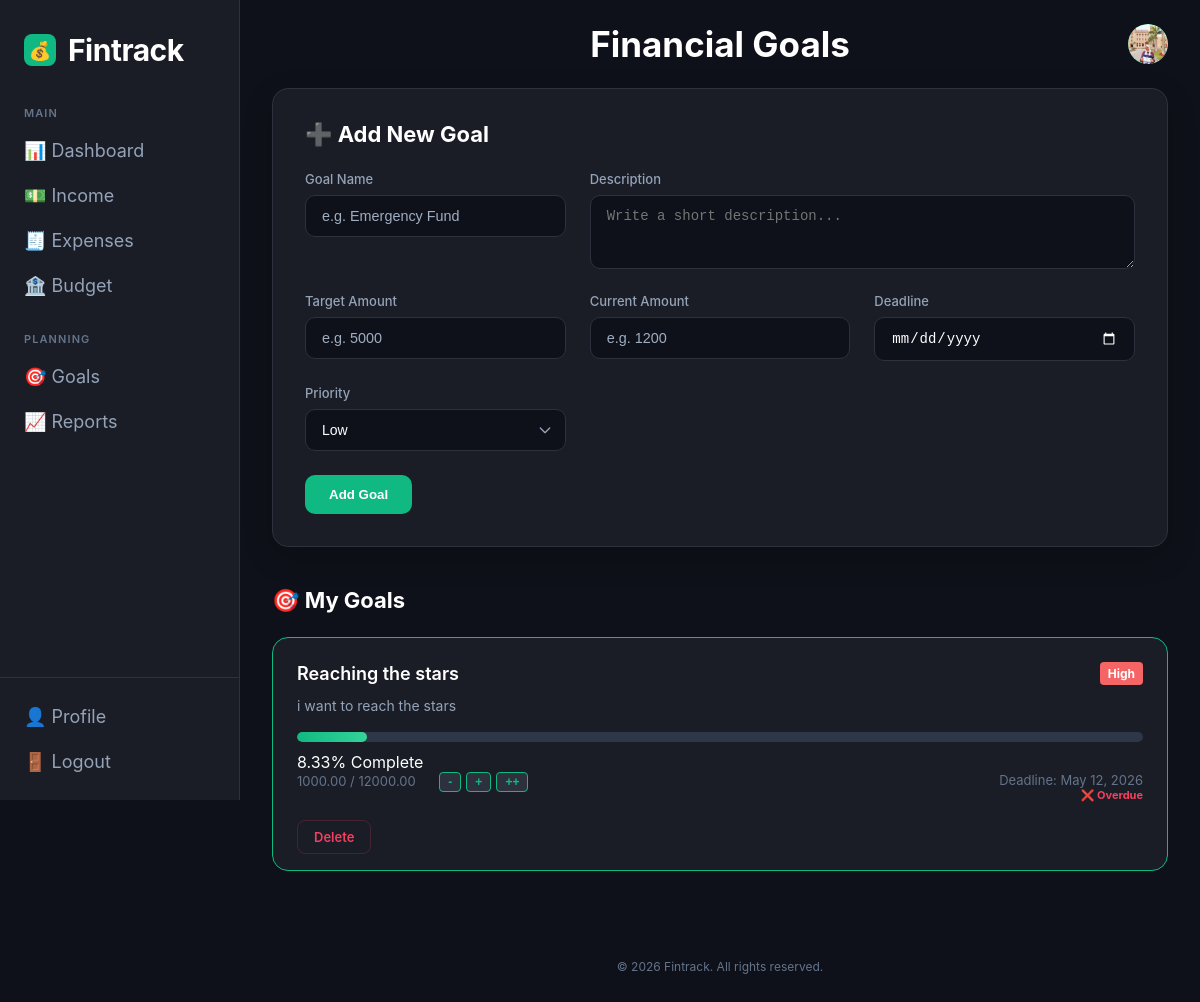
Page /goals/ (signed in) on the earlier database version.
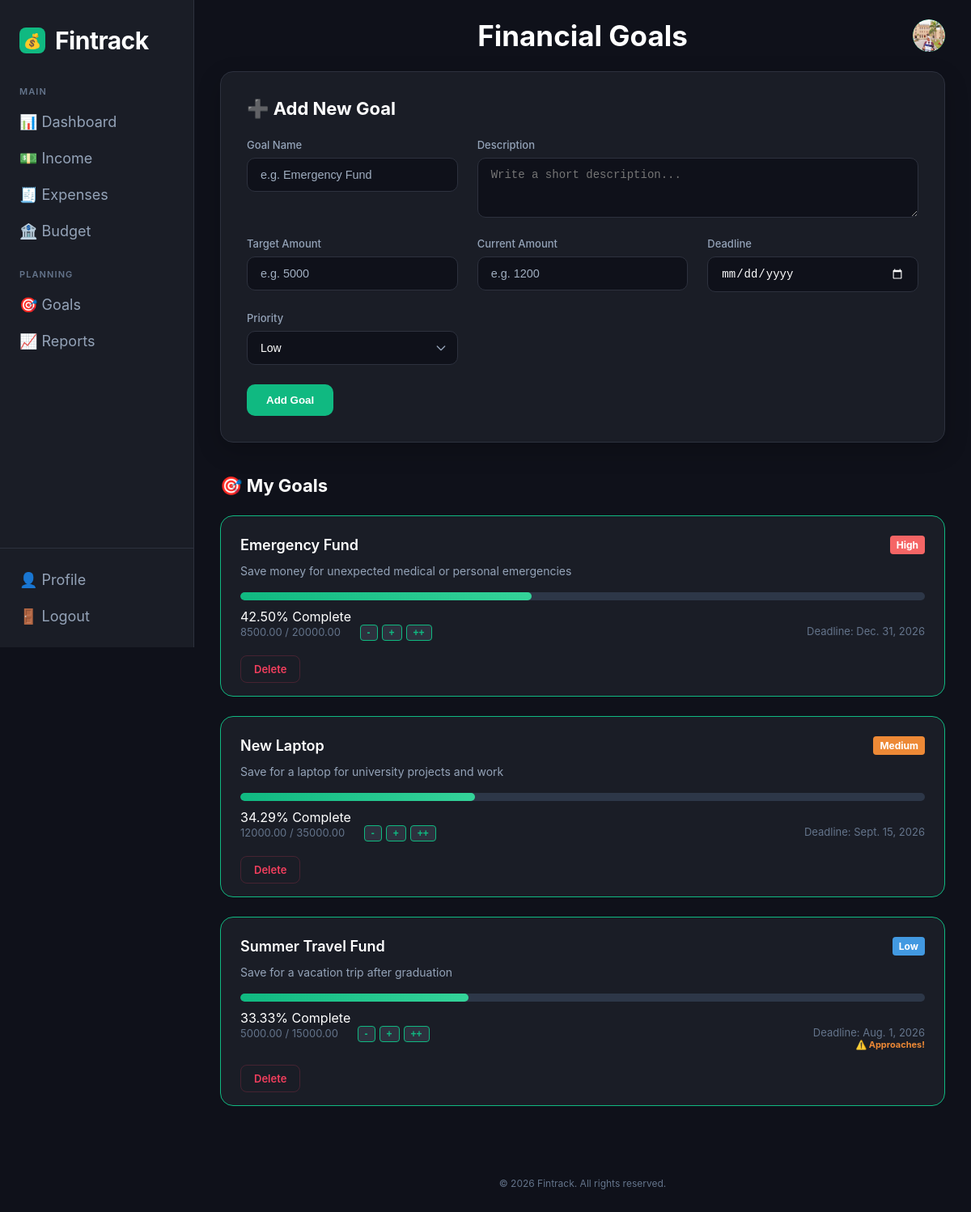
Same page on the later database version.
### users/models.py (models this page shows, shortened)
class User(AbstractUser):
    total_balance = models.FloatField(default=0.0)
    job_title     = models.CharField(max_length=100, blank=True, default="")
    phone_number  = models.CharField(max_length=20,  blank=True, default="")
    country       = models.CharField(max_length=100, blank=True, default="")
    city          = models.CharField(max_length=100, blank=True, default="")
    avatar = models.ImageField(upload_to='avatars/', blank=True, null=True)

### goals/models.py (models this page shows)
class Goal(models.Model):
    user = models.ForeignKey(settings.AUTH_USER_MODEL, on_delete=models.CASCADE, null=True)
    goalTitle=models.CharField(max_length=100)
    goalAmount=models.DecimalField(max_digits=10,decimal_places=2)
    currentAmount=models.DecimalField(max_digits=10,decimal_places=2,default=0)
    goalDeadline=models.DateField()
    goalDescription=models.TextField(blank=True)
    PRIORITY_CHOICES = [
        ('low', 'Low'),
        ('medium', 'Medium'),
        ('high', 'High'),
    ]
    goalPriority=models.CharField(max_length=10, choices=PRIORITY_CHOICES, default='medium')
    @property
    def progress_percentage(self):
        if self.goalAmount and self.goalAmount > 0:
            percent = (self.currentAmount / self.goalAmount) * 100
            return min(percent, 100)
        return 0

### goals/views.py (the view, shortened to what this page needs)
# urls.py: path('', views.goals_view, name='goals'),
def goals_view(request):
    goals = Goal.objects.filter(user=request.user)
    today = timezone.now().date()
    for x in goals:
        if x.goalDeadline:
            days_left = (x.goalDeadline - today).days
            if days_left < 0:
                x.deadline_status = "expired"
            elif days_left <= 3:
                x.deadline_status = "urgent"
            else:
                x.deadline_status = "safe"
        else:
            x.deadline_status = "none"
    return render(request, 'goals/goals.html', {'goals': goals})

### goals/templates/goals/goals.html (shortened to what this page needs)
{% load static %}
<!DOCTYPE html>
<html lang="en">
<head>
    <link rel="stylesheet" href="{% static 'side-bar.css' %}">
    <link rel="stylesheet" href="{% static 'goals.css' %}">
</head>
<body>
    <div class="app">
        <aside id="sidebar"></aside>
        <div class="main">
            <nav class="topbar">
                <div class="page-title">Financial Goals</div>
                <div class="avatar">
                    {% if user.avatar %}
                        <img src="{{ user.avatar.url }}" style="width:100%;height:100%;object-fit:cover;border-radius:50%;">
                    {% else %}
                        {{ user.username|first|upper }}
                    {% endif %}
                </div>
            </nav>
            <div class="content">
                <form method="POST" id="goalForm" novalidate>
                    <div class="form-card">
                        <h2>➕ Add New Goal</h2>
                        <div class="form-grid">
                            <div class="form-group">
                                <label for="goalName">Goal Name</label>
                                <input type="text" name="goalName" required placeholder="e.g. Emergency Fund">
                            </div>
                            <div class="form-group" style="grid-column: span 2;">
                                <label for="goalDescription">Description</label>
                                <textarea name="goalDescription" required placeholder="Write a short description..." rows="3"></textarea>
                            </div>
                            <div class="form-group">
                                <label for="goalTarget">Target Amount</label>
                                <div style="display: flex; gap: 5px;">
                                    <input type="number" name="goalTarget" min="1" required placeholder="e.g. 5000" min="1" style="flex: 3;">
                                </div>
                            </div>
                            <div class="form-group">
                                <label for="goalCurrent">Current Amount</label>
                                <input type="number" name="goalCurrent" required placeholder="e.g. 1200" min="0">
                            </div>
                            <div class="form-group">
                                <label for="goalDeadline">Deadline</label>
                                <input type="date" name="goalDeadline" required>
                            </div>
                            <div class="form-group">
                                <label for="goalPriority">Priority</label>
                                <select name="goalPriority">
                                    <option value="low">Low</option>
                                </select>
                            </div>
                        </div>
                        <button type="submit" onclick="validateAndConfirm()" class="btn-add">Add Goal</button>
                    </div>
                </form>
                <div class="goals-section">
                    <h2>🎯 My Goals</h2>
                    {% if goals %}
                        {% for x in goals %}
                            <div class="goal-card">
                                <div class="goal-header">
                                    <h3>{{ x.goalTitle }}</h3>
                                    <span class="priority-badge {{ x.goalPriority }}">{{ x.goalPriority|title }}</span>
                                </div>
                                <p class="description">{{ x.goalDescription }}</p>
                                <div class="progress-bar">
                                    <div class="progress" style="--width: {{ x.progress_percentage }}%;"></div>
                                </div>
                                <span class="progress-text">{{ x.progress_percentage|floatformat:2 }}% Complete</span>
                                <div class="goal-footer">
                                    <div class="amount-info">
                                        <span>{{ x.currentAmount }} / {{ x.goalAmount }}</span>
                                        <div class="quick-update-btns" style="display: inline-flex; gap: 5px; margin-left: 10px;">
                                            <div class="quick-update-btns" style="display: inline-flex; gap: 5px; margin-left: 10px;">
                                                <button onclick="quickUpdate('{{ x.id }}', -10)" class="btn-small" >-</button>
                                                <button onclick="quickUpdate('{{ x.id }}', 10)" class="btn-small">+</button>
                                                <button onclick="quickUpdate('{{ x.id }}', 100)" class="btn-small">++</button>
                                            </div>
                                        </div>
                                    </div>
                                    <div style="display: flex; flex-direction: column; align-items: flex-end;">
                                        <span>Deadline: {{ x.goalDeadline }}</span>
                                        {% if x.deadline_status == 'urgent' %}
                                            <small style="color: #ed8936; font-weight: bold; font-size: 11px;">⚠️ Approaches!</small>
                                        {% elif x.deadline_status == 'expired' %}
                                            <small style="color: #f43f5e; font-weight: bold; font-size: 11px;">❌ Overdue</small>
                                        {% endif %}
                                    </div>
                                </div>
                                <div style="margin-top: 10px;">
                                    <a href="{% url 'delete_goal' x.id %}" class="btn-delete"
                                    onclick="return confirm('Are you sure you want to delete this goal?');">
                                    Delete
                                    </a>
                                </div>
                            </div>
                        {% endfor %}
                    {% else %}
                        <div class="empty-state" id="emptyState">
                            <p>No goals yet. Add your first goal above!</p>
                        </div>
                    {% endif %}
                </div>
            </div>
        </div>
    </div>
    <footer class="footer">
        <p>© 2026 Fintrack. All rights reserved.</p>
    </footer>
</body>
</html>

### static/side-bar.css (style rules this page uses)
* { margin: 0; padding: 0; box-sizing: border-box; }
body { font-family: 'Inter', 'Segoe UI', sans-serif; background-color: #0f111a; color: #ffffff; }
.app { display: flex; min-height: 100vh; }
aside#sidebar { width: 240px; background-color: #1a1d26; border-right: 1px solid #2d313e; display: flex; flex-direction: column; position: fixed; height: 100vh; z-index: 100; }
.main { margin-left: 240px; flex: 1; background-color: #0f111a; }
.topbar { display: flex; align-items: center; justify-content: space-between; padding: 1.5rem 2rem; position: relative; }
.page-title { font-size: 35px; font-weight: 700; position: absolute; left: 50%; transform: translateX(-50%); }
.avatar { margin-left: auto; width: 40px; height: 40px; background-color: #10b981; border-radius: 50%; }
.content { padding: 0 2rem 2rem; display: grid; grid-template-columns: repeat(auto-fit, minmax(200px, 1fr)); gap: 1.5rem; }
footer.footer { margin-left: 240px; padding: 2rem; text-align: center; font-size: 12px; color: #64748b; }
.avatar { margin-left: auto; width: 40px; height: 40px; border-radius: 50%; overflow: hidden; display: flex; align-items: center; justify-content: center; }

### goals/static/goals.css (style rules this page uses)
.content { display: block !important; }
.content h2 { font-size: 22px; font-weight: 700; margin-bottom: 1.5rem; color: #ffffff; display: flex; align-items: center; gap: 12px; }
.form-card { background-color: #1a1d26; padding: 2rem; border-radius: 16px; border: 1px solid #2d313e; margin-bottom: 2.5rem; box-shadow: 0 10px 30px rgba(0, 0, 0, 0.2); }
.form-grid { display: grid; grid-template-columns: repeat(auto-fit, minmax(240px, 1fr)); gap: 1.5rem; margin-bottom: 1.5rem; }
.form-group { display: flex; flex-direction: column; gap: 8px; }
.form-group label { font-size: 13px; color: #94a3b8; font-weight: 500; }
.form-group input, .form-group select, .form-group textarea { background-color: #0f111a; border: 1px solid #2d313e; padding: 12px 16px; border-radius: 10px; color: #ffffff; font-size: 14px; transition: all 0.3s ease; width: 100%; }
.form-group select { appearance: none; background-repeat: no-repeat; background-position: right 12px center; background-size: 16px; }
.goals-section { margin-top: 2rem; }
.goal-card { background-color: #1a1d26; padding: 1.5rem; border-radius: 16px; border: 1px solid #10b981; margin-bottom: 1.5rem; transition: all 0.3s ease; }
.goal-header { display: flex; justify-content: space-between; align-items: center; margin-bottom: 0.5rem; }
.goal-header h3 { font-size: 18px; font-weight: 600; color: #ffffff; }
.description { color: #94a3b8; font-size: 14px; line-height: 1.5; margin-bottom: 1rem; }
.progress-bar { background-color: #0f111a; height: 10px; border-radius: 10px; margin: 1rem 0; position: relative; overflow: hidden; display: flex; align-items: center; }
.progress { background: linear-gradient(90deg, #10b981, #34d399); height: 100%; border-radius: 10px; transition: width 0.5s ease; }
.goal-footer { display: flex; justify-content: space-between; font-size: 13px; color: #64748b; margin-bottom: 1.5rem; }
.btn-delete { color: #f43f5e; text-decoration: none; font-size: 13px; font-weight: 600; padding: 8px 16px; border: 1px solid rgba(244, 63, 94, 0.2); border-radius: 8px; transition: all 0.2s; }
.btn-add { background-color: #10b981; color: white; border: none; padding: 12px 24px; border-radius: 10px; font-weight: 600; cursor: pointer; transition: all 0.2s; }
.progress-bar { width: 100%; height: 10px; background-color: #2d3748; border-radius: 5px; overflow: hidden; margin: 10px 0; position: relative; }
.progress { background: linear-gradient(90deg, #10b981, #34d399); height: 100%; border-radius: 10px; transition: width 0.3s ease; width: var(--width, 0%); }
.priority-badge { padding: 4px 8px; border-radius: 4px; font-size: 12px; font-weight: bold; text-transform: capitalize; }
.priority-badge.high { background-color: #f56565; color: white; }
.priority-badge.medium { background-color: #ed8936; color: white; }
.priority-badge.low { background-color: #4299e1; color: white; }
.goal-header { display: flex; justify-content: space-between; align-items: center; margin-bottom: 10px; }
input, textarea, select { border: 1px solid #2d3748; transition: border 0.3s ease; }
input::placeholder { color: #a0aec0; font-size: 0.9rem; }
.btn-small { background-color: #2d313e; color: #10b981; border: 1px solid #10b981; border-radius: 4px; padding: 2px 8px; cursor: pointer; font-size: 12px; font-weight: bold; transition: 0.2s; }

Differences in the rows shown:
removed Goal: goalTitle "Reaching the stars", goalPriority "High", goalDescription "i want to reach the stars", progress_percentage "8.33", currentAmount "1000.00", goalAmount "12000.00", goalDeadline "May 12, 2026", shows "❌ Overdue"
added Goal: goalTitle "Emergency Fund", goalPriority "High", goalDescription "Save money for unexpected medical or personal emergencies", progress_percentage "42.50", currentAmount "8500.00", goalAmount "20000.00", goalDeadline "Dec. 31, 2026"
added Goal: goalTitle "New Laptop", goalPriority "Medium", goalDescription "Save for a laptop for university projects and work", progress_percentage "34.29", currentAmount "12000.00", goalAmount "35000.00", goalDeadline "Sept. 15, 2026"
added Goal: goalTitle "Summer Travel Fund", goalPriority "Low", goalDescription "Save for a vacation trip after graduation", progress_percentage "33.33", currentAmount "5000.00", goalAmount "15000.00", goalDeadline "Aug. 1, 2026", shows "⚠️ Approaches!"
